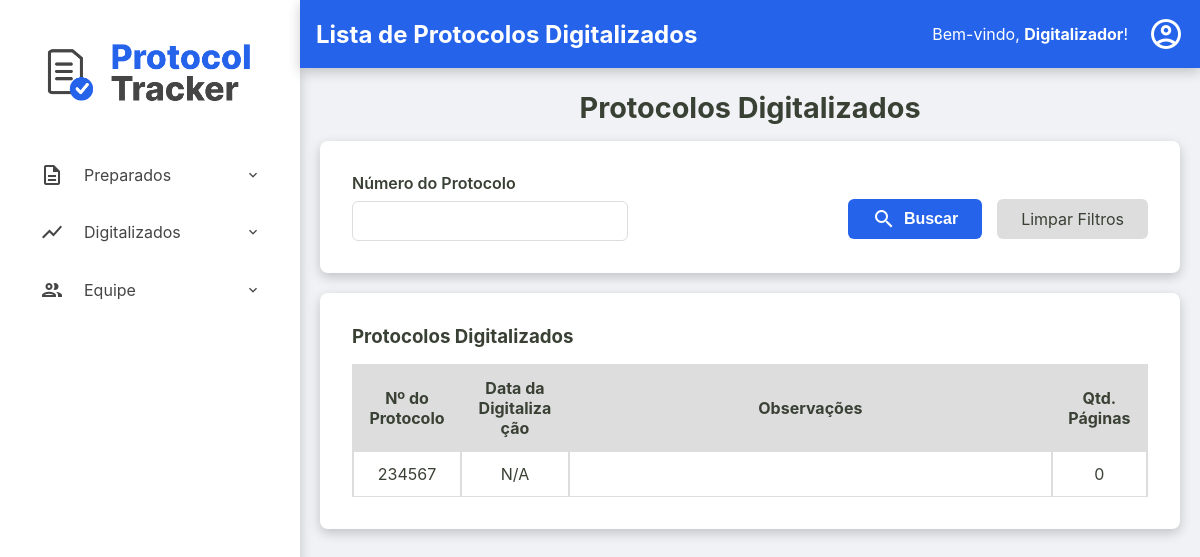
/digitalizadores/digitalizados (signed in), run on an earlier commit of the app's database.
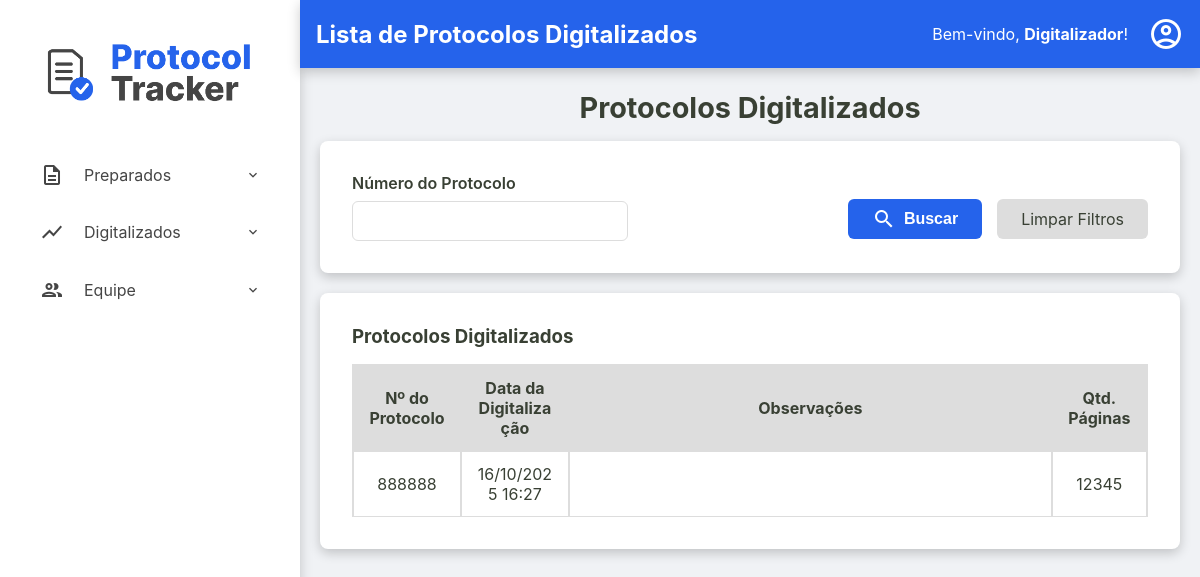
And on a later commit of the database.
### tables this page shows
CREATE TABLE usuarios (
    id INTEGER PRIMARY KEY AUTOINCREMENT,
    nome TEXT NOT NULL,
    email TEXT NOT NULL UNIQUE,
    cpf TEXT NOT NULL UNIQUE,
    hash_senha TEXT NOT NULL,
    permissao TEXT NOT NULL,
    data_criacao TEXT NOT NULL DEFAULT CURRENT_TIMESTAMP,
    status INTEGER NOT NULL DEFAULT 1
  );

CREATE TABLE protocolos (
    id TEXT PRIMARY KEY,
    id_remessa TEXT NOT NULL,
    numero_protocolo TEXT NOT NULL UNIQUE,
    data_preparacao TEXT NULL,
    id_preparador INTEGER NULL,
    data_digitalizacao TEXT NULL,
    id_digitalizador INTEGER NULL,
    status TEXT NOT NULL DEFAULT 'RECEBIDO',
    quantidade_paginas INTEGER NULL CHECK (quantidade_paginas >= 0),
    observacoes TEXT NULL,
    FOREIGN KEY (id_remessa) REFERENCES remessas (id),
    FOREIGN KEY (id_preparador) REFERENCES usuarios (id),
    FOREIGN KEY (id_digitalizador) REFERENCES usuarios (id)
  );

### src/Controller/ProtocoloController.php (called while the page is built, shortened)
<?php
class ProtocoloController
{
    private ?Usuario $usuario_logado = null;
    private ?string $permissao = null;
    public function __construct(
        private ProtocoloRepository $protocoloRepository,
        private ProtocoloService $protocoloService,
        private UsuarioRepository $usuarioRepository,
        private RemessaRepository $remessaRepository,
        private DashboardService $dashboardService
    ) {
        $id_usuario = $_SESSION['usuario_logado_id'] ?? null;
        if ($id_usuario) {
            $this->usuario_logado = $this->usuarioRepository->findById($id_usuario);
        }
        if ($this->usuario_logado) {
            $this->permissao = $this->usuario_logado->getPermissao();
        }
    }
    public function digitalizadores_listaDigitalizados()
    {
        try {
            $numeroFiltro = $_GET['numero_protocolo'] ?? null;
            $listaProtocolosDigitalizados = $this->protocoloRepository->searchByNumeroEStatus($numeroFiltro, 'DIGITALIZADO');
            $titulo_da_pagina = "Lista de Protocolos Digitalizados";
            $usuario_logado = $this->usuario_logado;
            $permissao = $this->permissao;
            require __DIR__ . '/../../templates/digitalizadores/digitalizados.php';
        } catch (Exception $e) {
            $this->home($e->getMessage());
        }
    }
}

### src/Repository/UsuarioRepository.php (called while the page is built, shortened)
<?php
class UsuarioRepository implements UsuarioRepositoryInterface
{
    private PDO $connection;
    public function __construct(PDO $connection)
    {
        $this->connection = $connection;
    }
    public function findById(int $id): ?Usuario
    {
        $sqlQuery = "SELECT * FROM usuarios WHERE id = :id;";
        $stmt = $this->connection->prepare($sqlQuery);
        $stmt->bindValue(':id', $id);
        $stmt->execute();
        $dadosUsuario = $stmt->fetch();
        return Usuario::fromArray($dadosUsuario);
    }
}

### src/Model/Usuario.php (called while the page is built, shortened)
<?php
class Usuario {
    public function getNome(): string { return $this->nome; }
    public static function fromArray(array $array): self
    {
        try {
            $data_criacao = isset($array['data_criacao']) ? new DateTimeImmutable($array['data_criacao']) : null;
        } catch (Exception $e) {
            throw new Exception("Falha ao criar data");
        }
        return new self(
            (int) $array['id'],
            $array['nome'],
            $array['email'],
            $array['cpf'],
            $array['hash_senha'],
            $array['permissao'],
            $data_criacao,
            (bool) $array['status']
        );
    }
}

### src/Controller/Admin/RemessaController.php (called while the page is built, shortened)
<?php
class RemessaController
{
    public function __construct(
        private RemessaRepository $remessaRepository,
        private RemessaService $remessaService,
        private ProtocoloRepository $protocoloRepository,
        private ProtocoloService $protocoloService,
        private UsuarioRepository $usuarioRepository,
        private DashboardService $dashboardService,
        private UsuarioService $usuarioService
    ) {
        $id_usuario = $_SESSION['usuario_logado_id'] ?? null;
        if ($id_usuario) {
            $this->usuario_logado = $this->usuarioRepository->findById($id_usuario);
        }
    }
}

### src/Repository/ProtocoloRepository.php (called while the page is built, shortened)
<?php
class ProtocoloRepository implements ProtocoloRepositoryInterface
{
    private PDO $connection;
    public function __construct(PDO $connection)
    {
        $this->connection = $connection;
    }
    public function searchByNumeroEStatus(?string $numero_protocolo = null, string $status): array
    {
        $sqlConditions = [];
        $parameters = [];
        $sqlConditions[] = 'status = :status';
        $parameters[':status'] = $status;
        $sqlQuery = 'SELECT * FROM protocolos WHERE ' . implode(' AND ', $sqlConditions) . ' ORDER BY numero_protocolo DESC;';
        $stmt = $this->connection->prepare($sqlQuery);
        $stmt->execute($parameters);
        return $this->hidrataLista($stmt);
    }
    private function hidrataLista(PDOStatement $stmt): array
    {
        $listaDeProtocolos = [];
        while($dadosProtocolo = $stmt->fetch()){
            $listaDeProtocolos[] = Protocolo::fromArray($dadosProtocolo);
        }
        return $listaDeProtocolos;
    }
}

### src/Model/Protocolo.php (called while the page is built, shortened)
<?php
class Protocolo {
    public function getNumeroProtocolo(): string { return $this->numero_protocolo; }
    public function getDataDigitalizacao(): ?DateTimeImmutable { return $this->data_digitalizacao; }
    public function getQuantidadePaginas(): ?int { return $this->quantidade_paginas; }
    public function getObservacoes(): ?string { return $this->observacoes; }
    public static function fromArray(array $array): self
    {
        try {
            $data_preparacao = isset($array['data_preparacao']) ? new DateTimeImmutable($array['data_preparacao']) :  null;
            $data_digitalizacao = isset($array['data_digitalizacao']) ? new DateTimeImmutable($array['data_digitalizacao']) :  null;
        } catch (Exception $e) {
            throw new Exception("Falha ao criar data");
        }
        return new self(
            $array['id'],
            $array['id_remessa'],
            $array['numero_protocolo'],
            $data_preparacao,
            isset($array['id_preparador']) ? (int) $array['id_preparador'] : null,
            $data_digitalizacao,
            isset($array['id_digitalizador']) ? (int) $array['id_digitalizador'] : null,
            $array['status'],
            isset($array['quantidade_paginas']) ? (int) $array['quantidade_paginas'] : null,
            $array['observacoes'] ?? null,
        );
    }
}

### templates/digitalizadores/digitalizados.php (the view, shortened to what this page needs)
<?php require __DIR__ . '/../components/_header.php'; ?>
<h2>Protocolos Digitalizados</h2>
<div class="container-principal-busca">
<div class="form-container busca-form-container">
        <form action="/digitalizadores/digitalizados" method="get" class="busca-form">
            <div class="form-row">
                <div class="form-group">
                    <label for="numero_protocolo">Número do Protocolo</label>
                    <input type="text" id="numero_protocolo" name="numero_protocolo" value="<?= htmlspecialchars($_GET['numero_protocolo'] ?? '') ?>">
                </div>
            </div>
            <div class="form-actions">
                <button type="submit" class="btn-buscar">
                    <span class="material-icons-outlined">search</span> Buscar
                </button>
                <a href="/digitalizadores/digitalizados" class="btn-limpar">Limpar Filtros</a>
            </div>
        </form>
</div>
<div class="listagem-container">
    <h3>Protocolos Digitalizados</h3>
    <table id="tabela-protocolos" class="protocolos-table datatable-js tabela-protocolos">
        <thead>
            <tr>
                <th>Nº do Protocolo</th>
                <th>Data da Digitalização</th>
                <th>Observações</th>
                <th>Qtd. Páginas</th>
            </tr>
        </thead>
        <tbody>
            <?php
                $fusoHorarioLocal = new DateTimeZone('America/Campo_Grande');
            ?>
            <?php foreach ($listaProtocolosDigitalizados as $protocolo): ?>
                <tr>
                    <td><?= htmlspecialchars($protocolo->getNumeroProtocolo()) ?></td>
                    <td><?= $protocolo->getDataDigitalizacao() ? $protocolo->getDataDigitalizacao()->setTimezone($fusoHorarioLocal)->format('d/m/Y H:i') : 'N/A' ?></td>
                    <td class="coluna-observacoes" title="<?= htmlspecialchars($protocolo->getObservacoes() ?? '') ?>">
                    </td>
                    <td><?= htmlspecialchars($protocolo->getQuantidadePaginas() ?? 'N/A') ?></td>
                </tr>
            <?php endforeach; ?>
        </tbody>
    </table>
</div>
</div>
<?php require __DIR__ . '/../components/_footer.php'; ?>

### public/index.php (shortened to what this page needs)
<?php
try {
    $connection = ConnectionCreatorSqlite::createConnectionSqlite();
    $protocoloRepository = new ProtocoloRepository($connection);
    $remessaRepository = new RemessaRepository($connection);
    $usuarioRepository = new UsuarioRepository($connection);
    $dashboardService = new DashboardService($protocoloRepository, $remessaRepository);
    $protocoloService = new ProtocoloService($protocoloRepository, $remessaRepository, $usuarioRepository);
    $remessaService = new RemessaService($remessaRepository, $usuarioRepository, $protocoloRepository);
    $usuarioService = new UsuarioService($usuarioRepository);
    $remessaController = new RemessaController($remessaRepository, $remessaService, $protocoloRepository, $protocoloService, $usuarioRepository, $dashboardService, $usuarioService);
    $protocoloController = new ProtocoloController($protocoloRepository, $protocoloService, $usuarioRepository, $remessaRepository, $dashboardService);
    $url = $_SERVER['REQUEST_URI'];
    $url = parse_url($url, PHP_URL_PATH);
    $method = $_SERVER['REQUEST_METHOD'];
    switch ($url) {
        case '/digitalizadores/digitalizados':
            if($method === 'GET'){
                $protocoloController->digitalizadores_listaDigitalizados();
            }
            break;
    }
} catch (Exception $e) {
    http_response_code(500);
    echo "<p>Mensagem do Erro: " . $e->getMessage() . "</p>";
}

### templates/components/_header.php (shortened to what this page needs)
<!DOCTYPE html>
<html lang="pt-br">
<head>
    <link rel="stylesheet" href="/assets/css/style.css">
    <link rel="stylesheet" href="https://cdn.datatables.net/2.0.8/css/dataTables.dataTables.css">
</head>
<body>
    <div class="container-principal">
        <aside class="sidebar">
            <div class="sidebar-logo">
                <a href="/home"><img src="/assets/imgs/ProtocolTrackerLogo.png" alt="Logo Protocol Tracker"></a>
            </div>
            <nav>
                <ul>
                    <?php if ($permissao === 'digitalizador'): ?>
                        <li class="has-submenu">
                            <a><span class="material-icons-outlined">description</span> Preparados</a>
                        </li>
                        <li class="has-submenu">
                            <a><span class="material-icons-outlined">show_chart</span> Digitalizados</a>
                        </li>
                        <li class="has-submenu">
                            <a><span class="material-icons-outlined">group</span> Equipe</a>
                        </li>
                    <?php endif; ?>
                </ul>
            </nav>
        </aside>
        <div class="div-conteudo-principal">
            <?php require __DIR__ . '/_content-header.php'; ?>
            <main class="conteudo-principal">

### templates/components/_content-header.php (shortened to what this page needs)
<div class="content-header">
    <div class="header-title">
        <h2><?= isset($titulo_da_pagina) ? htmlspecialchars($titulo_da_pagina) : 'Página sem Título' ?></h2>
    </div>
    <div class="logout">
        <?php if (isset($usuario_logado) && $usuario_logado): ?>
            <div class="welcome-message">
                <span>Bem-vindo, <strong><?= htmlspecialchars($usuario_logado->getNome()) ?></strong>!</span>
            </div>
            <div class="dropdown">
                <a href="#" id="user-menu-toggle" class="action-icon" title="Opções do Usuário">
                    <span class="material-icons-outlined">account_circle</span>
                </a>
            </div>
        <?php endif; ?>
    </div>
</div>

### templates/components/_footer.php (shortened to what this page needs)
            </main>
        </div>
    </div>
</body>
</html>

What changed in the data, as far as the page shows it:
no longer on this page (row edited): protocolos: numero_protocolo "234567", shows "N/A", quantidade_paginas "0"
now on this page (row edited): protocolos: numero_protocolo "888888", format "16/10/2025 16:27", quantidade_paginas "12345"
